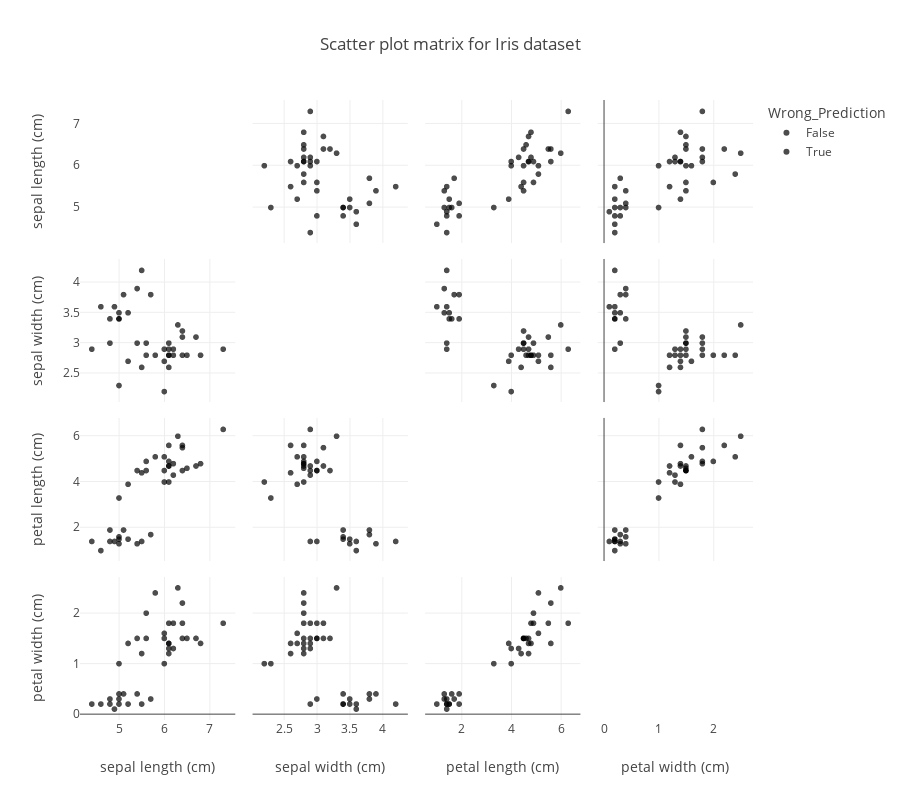

The code cell stored with this chart in its notebook:
### Code cell


### Figure 1 — Plotly figure (JSON) as saved in the notebook; plotly's stock layout.template omitted (floating-point values rounded to 4 significant figures)
{"data": [{"customdata": [["virginica", "virginica"], ["versicolor", "versicolor"], ["setosa", "setosa"], ["virginica", "virginica"], ["setosa", "setosa"], ["virginica", "virginica"], ["setosa", "setosa"], ["versicolor", "versicolor"], ["versicolor", "versicolor"], ["versicolor", "versicolor"], ["versicolor", "versicolor"], ["versicolor", "versicolor"], ["versicolor", "versicolor"], ["versicolor", "versicolor"], ["setosa", "setosa"], ["versicolor", "versicolor"], ["versicolor", "versicolor"], ["setosa", "setosa"], ["setosa", "setosa"], ["virginica", "virginica"], ["versicolor", "versicolor"], ["setosa", "setosa"], ["setosa", "setosa"], ["virginica", "virginica"], ["setosa", "setosa"], ["setosa", "setosa"], ["versicolor", "versicolor"], ["versicolor", "versicolor"], ["setosa", "setosa"], ["virginica", "virginica"], ["versicolor", "versicolor"], ["setosa", "setosa"], ["virginica", "virginica"], ["virginica", "virginica"], ["versicolor", "versicolor"], ["setosa", "setosa"]], "diagonal": {"visible": false}, "dimensions": [{"axis": {"matches": true}, "label": "sepal length (cm)", "values": [5.8, 6, 5.5, 7.3, 5, 6.3, 5, 6.7, 6.8, 6.1, 6.4, 6.1, 6.5, 6.1, 4.9, 6, 5.5, 4.8, 5.4, 5.6, 5.6, 4.8, 4.4, 6.2, 4.6, 5.1, 6.2, 5, 5, 6.4, 5.4, 5.2, 6.1, 6.4, 5.2, 5.7]}, {"axis": {"matches": true}, "label": "sepal width (cm)", "values": [2.8, 2.2, 4.2, 2.9, 3.4, 3.3, 3.5, 3.1, 2.8, 2.8, 3.2, 2.8, 2.8, 2.9, 3.6, 2.9, 2.6, 3, 3.9, 2.8, 3, 3.4, 2.9, 2.8, 3.6, 3.8, 2.9, 2.3, 3.4, 3.1, 3, 3.5, 3, 2.8, 2.7, 3.8]}, {"axis": {"matches": true}, "label": "petal length (cm)", "values": [5.1, 4, 1.4, 6.3, 1.5, 6, 1.3, 4.7, 4.8, 4, 4.5, 4.7, 4.6, 4.7, 1.4, 4.5, 4.4, 1.4, 1.3, 4.9, 4.5, 1.9, 1.4, 4.8, 1, 1.9, 4.3, 3.3, 1.6, 5.5, 4.5, 1.5, 4.9, 5.6, 3.9, 1.7]}, {"axis": {"matches": true}, "label": "petal width (cm)", "values": [2.4, 1, 0.2, 1.8, 0.2, 2.5, 0.3, 1.5, 1.4, 1.3, 1.5, 1.2, 1.5, 1.4, 0.1, 1.5, 1.2, 0.3, 0.4, 2, 1.5, 0.2, 0.2, 1.8, 0.2, 0.4, 1.3, 1, 0.4, 1.8, 1.5, 0.2, 1.8, 2.2, 1.4, 0.3]}], "hovertemplate": "Wrong_Prediction=False<br>%{xaxis.title.text}=%{x}<br>%{yaxis.title.text}=%{y}<br>actual=%{customdata[0]}<br>predicted=%{customdata[1]}<extra></extra>", "legendgroup": "False", "marker": {"color": "#000001", "opacity": 0.7, "symbol": "circle"}, "name": "False", "showlegend": true, "type": "splom"}, {"customdata": [["virginica", "versicolor"], ["versicolor", "virginica"]], "diagonal": {"visible": false}, "dimensions": [{"axis": {"matches": true}, "label": "sepal length (cm)", "values": [6.1, 6]}, {"axis": {"matches": true}, "label": "sepal width (cm)", "values": [2.6, 2.7]}, {"axis": {"matches": true}, "label": "petal length (cm)", "values": [5.6, 5.1]}, {"axis": {"matches": true}, "label": "petal width (cm)", "values": [1.4, 1.6]}], "hovertemplate": "Wrong_Prediction=True<br>%{xaxis.title.text}=%{x}<br>%{yaxis.title.text}=%{y}<br>actual=%{customdata[0]}<br>predicted=%{customdata[1]}<extra></extra>", "legendgroup": "True", "marker": {"color": "#000002", "opacity": 0.7, "symbol": "circle"}, "name": "True", "showlegend": true, "type": "splom"}], "layout": {"dragmode": "select", "height": 800, "legend": {"title": {"text": "Wrong_Prediction"}, "tracegroupgap": 0}, "title": {"text": "Scatter plot matrix for Iris dataset"}}}
